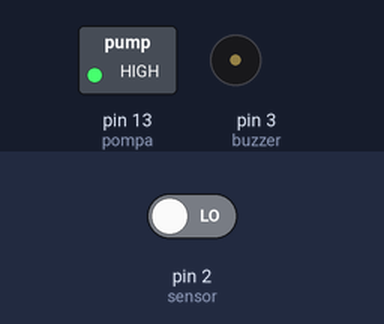
Bench run of a sketch on a simulated Arduino Uno, built with avr-gcc and run on an emulated ATmega328P. Shown: switched loads named in the sketch (green lamp = pin HIGH), buzzer (waves = sounding, pin HIGH). Inputs (shaded band) come from the test bench; at power-on: pin 2 (sensor) LOW.

Above: at 14.8 s.
14.9 s: pin 2 (sensor) driven HIGH
At 15.4 s:
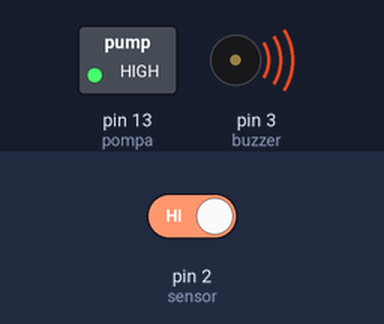
At 21.9 s:
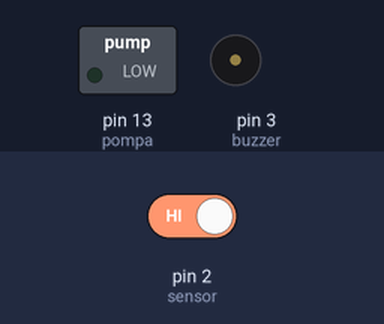
22.7 s: pin 2 (sensor) driven LOW
At 23.1 s:
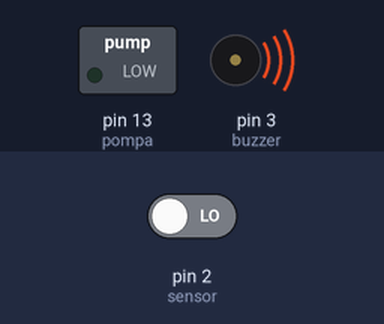
Timing chart, 0 to 37.2 s (numbered marks = the images above; inputs shaded):
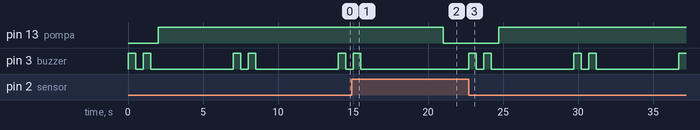

The sketch:

Archive_TUGAS_AKHIR.ino
```cpp
int buzzer=3;
int sensor=2;
int pompa=13;
int val;
void setup() {
  // put your setup code here, to run once:
pinMode(sensor,INPUT);
pinMode(buzzer,OUTPUT);
pinMode(pompa,OUTPUT);
}

void loop() {
  // put your main code here, to run repeatedly:
  val=digitalRead(sensor);
  if(val==HIGH)
  {
    digitalWrite(buzzer,LOW);
    digitalWrite(pompa,LOW);
  }
  else
  {
    digitalWrite(buzzer,HIGH);
    delay(500);
    digitalWrite(buzzer,LOW);
    delay(500);
    digitalWrite(buzzer,HIGH);
    delay(500);
    digitalWrite(buzzer,LOW);
    delay(500);
    digitalWrite(pompa,HIGH);
    delay(5000);

  }
}
```

Measured:
- after the input at 14.9 s, pin 13 (pompa): HIGH → LOW after 6.1 s; pin 3 (buzzer): goes on until 15.5 s, then stays LOW
- after the input at 22.7 s, pin 13 (pompa): LOW → HIGH after 2.0 s; pin 3 (buzzer): LOW → HIGH at once, → LOW 0.50 s later, → HIGH 0.50 s later, → LOW 0.50 s later, … (9 changes in this stretch)
- by itself, pin 3 (buzzer): repeats every 7.0 s: LOW 0.50 s, HIGH 0.50 s, LOW 5.5 s, HIGH 0.50 s
